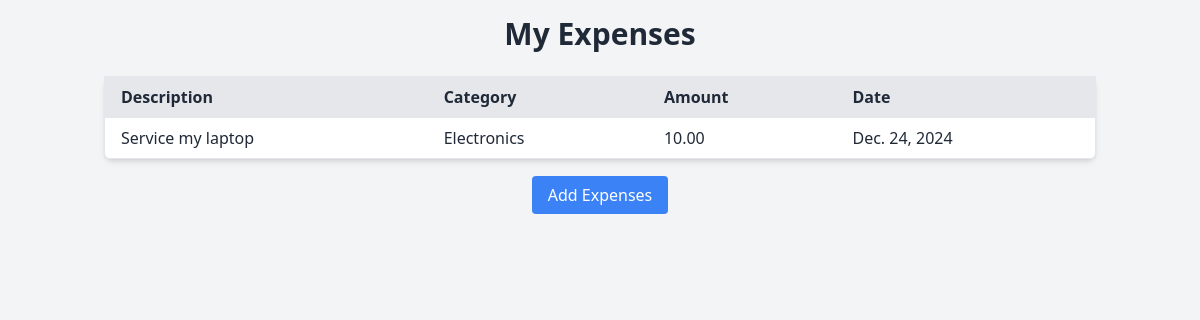
The app's page / (signed in), older data.
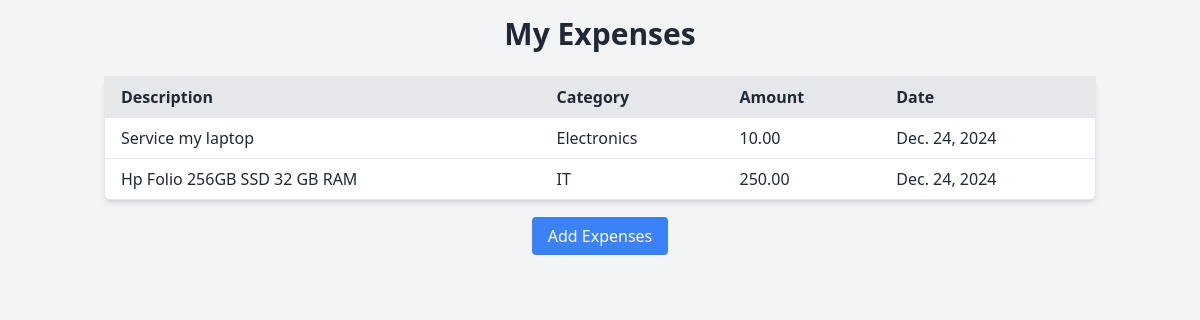
The same page, newer data.
### expense/models.py (models this page shows, shortened)
class Expense(models.Model):
    user = models.ForeignKey(User, on_delete=models.CASCADE)
    title =  models.CharField(max_length=255, default="Default Title")
    category = models.ForeignKey(Category, on_delete=models.SET_NULL, null=True)
    description = models.TextField()
    amount = models.DecimalField(max_digits=10, decimal_places=2)
    date = models.DateField()

class Category(models.Model):
    name = models.CharField(max_length=255)
    user = models.ForeignKey(User, on_delete=models.CASCADE)
    def __str__(self):
        return self.name

### expense/views.py (the view)
# urls.py: path('', views.expense_list, name='expense_list'),
def expense_list(request):
    if request.user.is_authenticated:
        expenses = Expense.objects.filter(user = request.user)
    else:
        expenses = []
    return render(request, 'expense_list.html', {'expense': expenses})

### expense/templates/expense_list.html (shortened to what this page needs)
{% load static %}
<!DOCTYPE html>
<html lang="en">
<head>
    <link rel="stylesheet" href="{% static 'css/output.css' %}">
</head>
<body class="bg-gray-100 text-gray-800">
    <div class="container mx-auto p-4">
        <h1 class="text-3xl font-bold mb-6 text-center">My Expenses</h1>
        <table class="table-auto w-full bg-white border border-gray-200 rounded-lg shadow-md">
            <thead class="bg-gray-200">
                <tr>
                    <th class="px-4 py-2 text-left">Description</th>
                    <th class="px-4 py-2 text-left">Category</th>
                    <th class="px-4 py-2 text-left">Amount</th>
                    <th class="px-4 py-2 text-left">Date</th>
                </tr>
            </thead>
            <tbody>
                {% for expense in expense %}
                <tr class="border-t">
                    <td class="px-4 py-2">{{ expense.description }}</td>
                    <td class="px-4 py-2">{{ expense.category }}</td>
                    <td class="px-4 py-2">{{ expense.amount }}</td>
                    <td class="px-4 py-2">{{ expense.date }}</td>
                </tr>
                {% empty %}
                <tr>
                    <td colspan="4" class="px-4 py-2 text-center text-gray-500">No expenses found.</td>
                </tr>
                {% endfor %}
            </tbody>
        </table>
        <div class="mt-6 text-center">
            <a href="{% url 'add_expense' %}" class="bg-blue-500 text-white px-4 py-2 rounded hover:bg-blue-600">
                Add Expenses
            </a>
        </div>
    </div>
</body>
</html>

Row changes from the older to the newer data that the page shows:
added Expense: description "Hp Folio 256GB SSD 32 GB RAM", category "IT", amount "250.00", date "Dec. 24, 2024"
